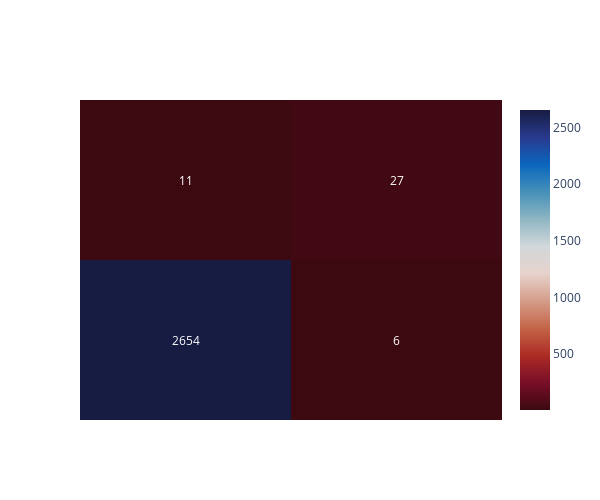

Here is the notebook cell this chart was saved with:
### Code cell
# drawing confusion matrix
fig = ff.create_annotated_heatmap(cm_us, colorscale='balance_r', showscale=True)
fig.update_layout(height=500, 
                  width=600, 
                  showlegend=True,
                 )

### Figure 1 — Plotly figure (JSON) as saved in the notebook; plotly's stock layout.template omitted (floating-point values rounded to 4 significant figures)
{"data": [{"colorscale": [[0, "rgb(60, 9, 17)"], [0.09091, "rgb(120, 14, 40)"], [0.1818, "rgb(172, 43, 36)"], [0.2727, "rgb(196, 101, 72)"], [0.3636, "rgb(213, 157, 137)"], [0.4545, "rgb(230, 210, 204)"], [0.5455, "rgb(210, 216, 219)"], [0.6364, "rgb(142, 181, 194)"], [0.7273, "rgb(69, 144, 185)"], [0.8182, "rgb(11, 102, 189)"], [0.9091, "rgb(41, 58, 143)"], [1, "rgb(23, 28, 66)"]], "reversescale": false, "showscale": true, "type": "heatmap", "z": [[2654, 6], [11, 27]]}], "layout": {"annotations": [{"font": {"color": "#FFFFFF"}, "showarrow": false, "text": "2654", "x": 0, "xref": "x", "y": 0, "yref": "y"}, {"font": {"color": "#FFFFFF"}, "showarrow": false, "text": "6", "x": 1, "xref": "x", "y": 0, "yref": "y"}, {"font": {"color": "#FFFFFF"}, "showarrow": false, "text": "11", "x": 0, "xref": "x", "y": 1, "yref": "y"}, {"font": {"color": "#FFFFFF"}, "showarrow": false, "text": "27", "x": 1, "xref": "x", "y": 1, "yref": "y"}], "height": 500, "showlegend": true, "width": 600, "xaxis": {"gridcolor": "rgb(0, 0, 0)", "showticklabels": false, "side": "top", "ticks": ""}, "yaxis": {"showticklabels": false, "ticks": "", "ticksuffix": "  "}}}
